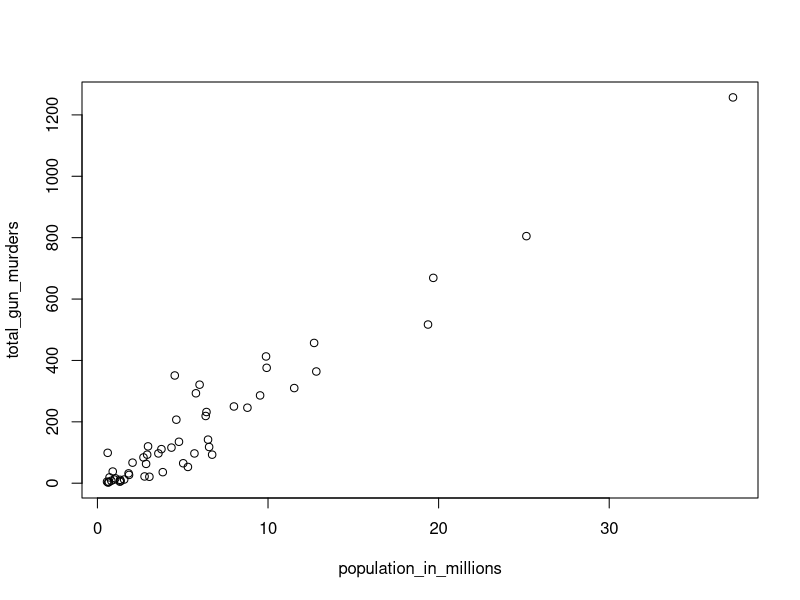
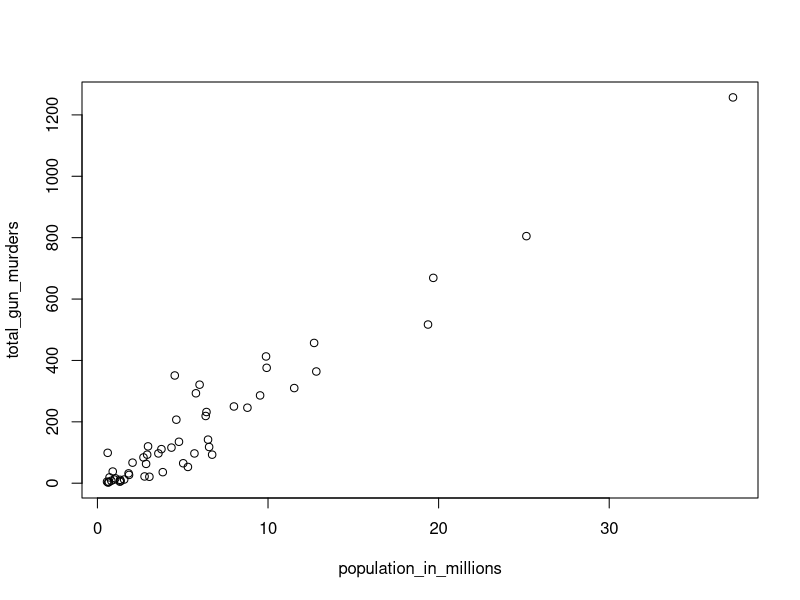
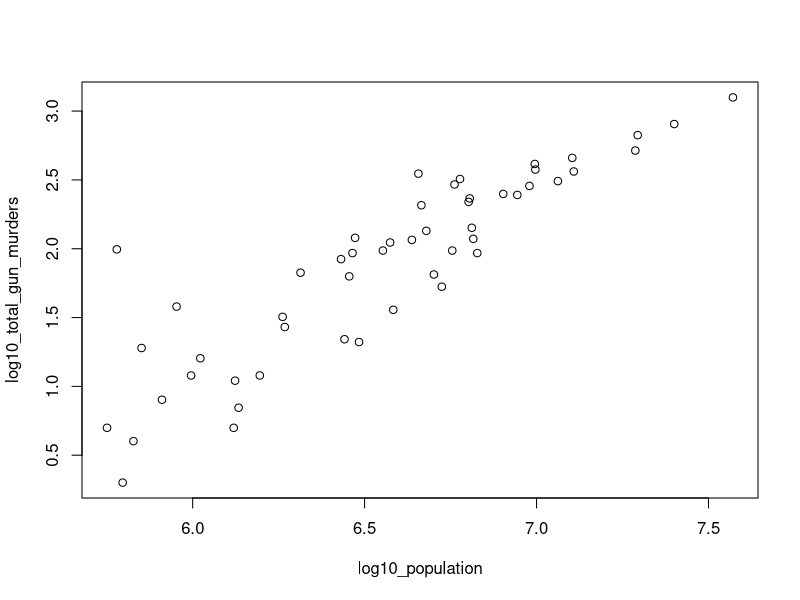

Generate these figures, in order, with R: (Note: this script raises an error after producing the figures.)
## ---- chunk 1
library(dslabs)
data(murders)
population_in_millions <- murders$population/10^6
total_gun_murders <- murders$total
plot(population_in_millions, total_gun_murders)
## ---- chunk 2
library(dslabs)
data(murders)
## ---- chunk 3
# Load the datasets and define some variables
library(dslabs)
data(murders)
population_in_millions <- murders$population/10^6
total_gun_murders <- murders$total
plot(population_in_millions, total_gun_murders)

# Transform population using `log10` transformation

# Transform total gun murders using `log10` transformation

# Create a scatterplot with population and murders 

## ---- chunk 4

# Transform population using `log10` transformation
log10_population<- log10(murders$population)

# Transform total gun murders using `log10` transformation
log10_total_gun_murders <- log10(murders$total)

# Create a scatterplot with population and murders 
plot(log10_population, log10_total_gun_murders)
## ---- chunk 5
test_error()
test_object("log10_population", undefined_msg = "Define log10_population first.", incorrect_msg = "Transform variable using log10.")
test_object("log10_total_gun_murders", undefined_msg = "Define log10_total_gun_murders first.", incorrect_msg = "Transform variable using log10.")
test_function("plot", incorrect_msg = "Scatter population on murders.")
success_msg("Doesn't that plot look neat!")
## ---- chunk 6
library(dslabs)
data(murders)
## ---- chunk 7
# Store the population in millions (same as previous question)
population_in_millions <- murders$population/10^6


# Create a histogram of the population 
## ---- chunk 8
# Store the population in millions (same as previous question)
population_in_millions <- murders$population/10^6

# Create a histogram of the population 
hist(population_in_millions)
## ---- chunk 9
test_error()
test_object("population_in_millions", undefined_msg = "Define the population first.", incorrect_msg = "Check code!")
test_function("hist", incorrect_msg = "Check code again.")
success_msg("We got a histogram! Awesome!")
## ---- chunk 10
library(dslabs)
## ---- chunk 11
# Create a boxplot of state populations by region and specify dataset 

## ---- chunk 12
# Create a boxplot of state populations by region and specify dataset 
boxplot(population~region, data = murders)

## ---- chunk 13
test_error()
test_function("boxplot", incorrect_msg = "Check code. use ~ sign and include dataset.")
success_msg("Great job! Now you've learnt all three basic types of plots in R!")
